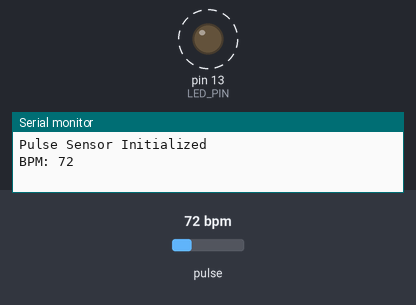
Recording of a sketch running on a simulated Arduino Uno, built with avr-gcc and run on an emulated ATmega328P. Parts: output pins drawn as LEDs (lit = HIGH), the last lines printed to the serial monitor. Dashed ring = blinking. The inputs (shaded band) are chosen by the test bench; at power-on: pulse 72 bpm.

Above: at 1.2 s.
1.3 s: pulse set to 42 bpm
At 2.9 s:
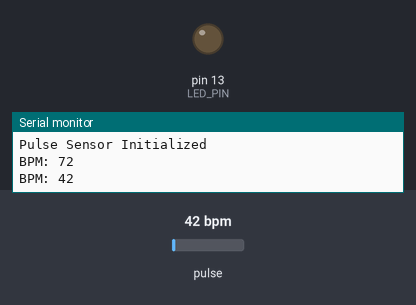
3.7 s: pulse set to 100 bpm
At 3.81 s:
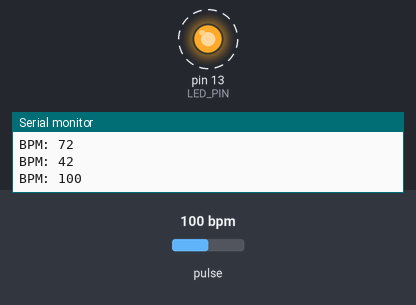
Timing chart, 0 to 12.7 s (numbered marks = the images above; inputs shaded):
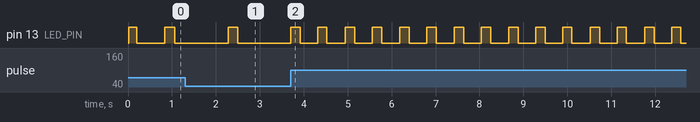

Measured:
- after the input at 3.7 s, pin 13 (LED_PIN): alternates HIGH for 0.22 s and LOW for 0.40 s, starting after 0.62 s

The sketch:

slavePulseSensorCodeFINAL.ino
```cpp
#include <PulseSensorPlayground.h>
#include <Wire.h>

#define PULSE_SENSOR_PIN 0   // Analog pin where the PulseSensor is connected
#define LED_PIN 13           // On-board LED pin
#define THRESHOLD 550        // Threshold for detecting a heartbeat
#define SLAVE_ADDRESS 0x05   // I2C address for this slave device

PulseSensorPlayground pulseSensor;  // Create PulseSensorPlayground object

unsigned long previousMillis = 0;
const long interval = 20;  // Sampling interval in milliseconds

int latestBPM = 0;  // Variable to store the latest BPM value

void setup() {
  Serial.begin(9600);
  Wire.begin(SLAVE_ADDRESS);
  Wire.onRequest(requestEvent);

  pulseSensor.analogInput(PULSE_SENSOR_PIN);
  pulseSensor.blinkOnPulse(LED_PIN);  // Automatically blink the LED every beat.
  pulseSensor.setThreshold(THRESHOLD);

  if (!pulseSensor.begin()) {
    Serial.println("Pulse Sensor Failed to Initialize");
  } else {
    Serial.println("Pulse Sensor Initialized");
  }
}

void loop() {
  unsigned long currentMillis = millis();

  if (currentMillis - previousMillis >= interval) {
    previousMillis = currentMillis;

    if (pulseSensor.sawStartOfBeat()) {
      latestBPM = pulseSensor.getBeatsPerMinute();  // Get the Beats Per Minute.
      Serial.print("BPM: ");
      Serial.println(latestBPM);  // Print the BPM value to the Serial Monitor.
    }
  }
}

void requestEvent() {
  byte bpmToSend = (byte)constrain(latestBPM, 0, 255);  // Ensure value is within byte range.
  Wire.write(bpmToSend);  // Send BPM as a single byte to the master.
  Serial.println("Data Sent: BPM " + String(bpmToSend));
}
```
